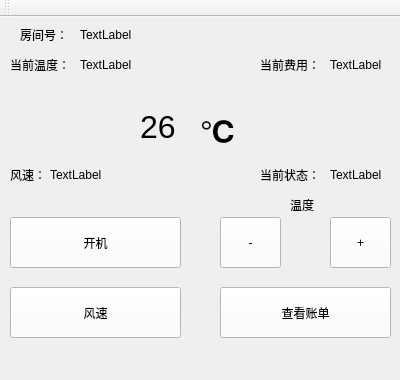
<?xml version="1.0" encoding="UTF-8"?>
<ui version="4.0">
 <class>MainWindow</class>
 <widget class="QMainWindow" name="MainWindow">
  <property name="geometry">
   <rect>
    <x>0</x>
    <y>0</y>
    <width>400</width>
    <height>380</height>
   </rect>
  </property>
  <property name="contextMenuPolicy">
   <enum>Qt::ActionsContextMenu</enum>
  </property>
  <property name="windowTitle">
   <string>MainWindow</string>
  </property>
  <property name="styleSheet">
   <string notr="true"/>
  </property>
  <widget class="QWidget" name="centralWidget">
   <widget class="QPushButton" name="pushButton">
    <property name="geometry">
     <rect>
      <x>10</x>
      <y>200</y>
      <width>171</width>
      <height>51</height>
     </rect>
    </property>
    <property name="styleSheet">
     <string notr="true">background-color:rgb(255, 255, 255)</string>
    </property>
    <property name="text">
     <string>开机</string>
    </property>
   </widget>
   <widget class="QPushButton" name="pushButton_2">
    <property name="geometry">
     <rect>
      <x>220</x>
      <y>270</y>
      <width>171</width>
      <height>51</height>
     </rect>
    </property>
    <property name="styleSheet">
     <string notr="true">background-color:rgb(255, 255, 255)</string>
    </property>
    <property name="text">
     <string>查看账单</string>
    </property>
   </widget>
   <widget class="QPushButton" name="pushButton_3">
    <property name="geometry">
     <rect>
      <x>10</x>
      <y>270</y>
      <width>171</width>
      <height>51</height>
     </rect>
    </property>
    <property name="styleSheet">
     <string notr="true">background-color:rgb(255, 255, 255)</string>
    </property>
    <property name="text">
     <string>风速</string>
    </property>
   </widget>
   <widget class="QPushButton" name="pushButton_4">
    <property name="geometry">
     <rect>
      <x>220</x>
      <y>200</y>
      <width>61</width>
      <height>51</height>
     </rect>
    </property>
    <property name="styleSheet">
     <string notr="true">background-color:rgb(255, 255, 255)
</string>
    </property>
    <property name="text">
     <string>-</string>
    </property>
   </widget>
   <widget class="QPushButton" name="pushButton_5">
    <property name="geometry">
     <rect>
      <x>330</x>
      <y>200</y>
      <width>61</width>
      <height>51</height>
     </rect>
    </property>
    <property name="styleSheet">
     <string notr="true">background-color:rgb(255, 255, 255)</string>
    </property>
    <property name="text">
     <string>+</string>
    </property>
   </widget>
   <widget class="QLabel" name="label">
    <property name="geometry">
     <rect>
      <x>290</x>
      <y>180</y>
      <width>31</width>
      <height>16</height>
     </rect>
    </property>
    <property name="text">
     <string>温度</string>
    </property>
   </widget>
   <widget class="QLabel" name="label_2">
    <property name="geometry">
     <rect>
      <x>140</x>
      <y>90</y>
      <width>51</width>
      <height>41</height>
     </rect>
    </property>
    <property name="text">
     <string>&lt;html&gt;&lt;head/&gt;&lt;body&gt;&lt;p&gt;&lt;span style=&quot; font-size:24pt;&quot;&gt;26&lt;/span&gt;&lt;/p&gt;&lt;/body&gt;&lt;/html&gt;</string>
    </property>
   </widget>
   <widget class="QLabel" name="label_3">
    <property name="geometry">
     <rect>
      <x>200</x>
      <y>90</y>
      <width>51</width>
      <height>41</height>
     </rect>
    </property>
    <property name="styleSheet">
     <string notr="true"/>
    </property>
    <property name="text">
     <string>&lt;!DOCTYPE HTML PUBLIC &quot;-//W3C//DTD HTML 4.0//EN&quot; &quot;http://www.w3.org/TR/REC-html40/strict.dtd&quot;&gt;
&lt;html&gt;&lt;head&gt;&lt;meta name=&quot;qrichtext&quot; content=&quot;1&quot; /&gt;&lt;style type=&quot;text/css&quot;&gt;
p, li { white-space: pre-wrap; }
&lt;/style&gt;&lt;/head&gt;&lt;body style=&quot; font-family:'SimSun'; font-size:9pt; font-weight:400; font-style:normal;&quot;&gt;
&lt;p align=&quot;justify&quot; style=&quot; margin-top:12px; margin-bottom:12px; margin-left:0px; margin-right:0px; -qt-block-indent:0; text-indent:0px;&quot;&gt;&lt;span style=&quot; font-size:24pt; font-weight:600;&quot;&gt;℃&lt;/span&gt;&lt;/p&gt;&lt;/body&gt;&lt;/html&gt;</string>
    </property>
   </widget>
   <widget class="QLabel" name="label_4">
    <property name="geometry">
     <rect>
      <x>10</x>
      <y>150</y>
      <width>72</width>
      <height>15</height>
     </rect>
    </property>
    <property name="text">
     <string>风速：</string>
    </property>
   </widget>
   <widget class="QLabel" name="label_5">
    <property name="geometry">
     <rect>
      <x>50</x>
      <y>150</y>
      <width>72</width>
      <height>15</height>
     </rect>
    </property>
    <property name="text">
     <string>TextLabel</string>
    </property>
   </widget>
   <widget class="QLabel" name="label_6">
    <property name="geometry">
     <rect>
      <x>10</x>
      <y>40</y>
      <width>72</width>
      <height>15</height>
     </rect>
    </property>
    <property name="text">
     <string>当前温度：</string>
    </property>
   </widget>
   <widget class="QLabel" name="label_7">
    <property name="geometry">
     <rect>
      <x>80</x>
      <y>40</y>
      <width>72</width>
      <height>15</height>
     </rect>
    </property>
    <property name="text">
     <string>TextLabel</string>
    </property>
   </widget>
   <widget class="QLabel" name="label_8">
    <property name="geometry">
     <rect>
      <x>260</x>
      <y>40</y>
      <width>72</width>
      <height>15</height>
     </rect>
    </property>
    <property name="text">
     <string>当前费用：</string>
    </property>
   </widget>
   <widget class="QLabel" name="label_9">
    <property name="geometry">
     <rect>
      <x>330</x>
      <y>40</y>
      <width>72</width>
      <height>15</height>
     </rect>
    </property>
    <property name="text">
     <string>TextLabel</string>
    </property>
   </widget>
   <widget class="QLabel" name="label_10">
    <property name="geometry">
     <rect>
      <x>20</x>
      <y>10</y>
      <width>72</width>
      <height>15</height>
     </rect>
    </property>
    <property name="text">
     <string>房间号：</string>
    </property>
   </widget>
   <widget class="QLabel" name="label_11">
    <property name="geometry">
     <rect>
      <x>80</x>
      <y>10</y>
      <width>72</width>
      <height>15</height>
     </rect>
    </property>
    <property name="text">
     <string>TextLabel</string>
    </property>
   </widget>
   <widget class="QLabel" name="label_12">
    <property name="geometry">
     <rect>
      <x>260</x>
      <y>150</y>
      <width>72</width>
      <height>15</height>
     </rect>
    </property>
    <property name="text">
     <string>当前状态：</string>
    </property>
   </widget>
   <widget class="QLabel" name="label_13">
    <property name="geometry">
     <rect>
      <x>330</x>
      <y>150</y>
      <width>72</width>
      <height>15</height>
     </rect>
    </property>
    <property name="text">
     <string>TextLabel</string>
    </property>
   </widget>
  </widget>
  <widget class="QMenuBar" name="menuBar">
   <property name="geometry">
    <rect>
     <x>0</x>
     <y>0</y>
     <width>400</width>
     <height>26</height>
    </rect>
   </property>
  </widget>
  <widget class="QToolBar" name="mainToolBar">
   <attribute name="toolBarArea">
    <enum>TopToolBarArea</enum>
   </attribute>
   <attribute name="toolBarBreak">
    <bool>false</bool>
   </attribute>
  </widget>
 </widget>
 <layoutdefault spacing="6" margin="11"/>
 <resources/>
 <connections/>
</ui>
